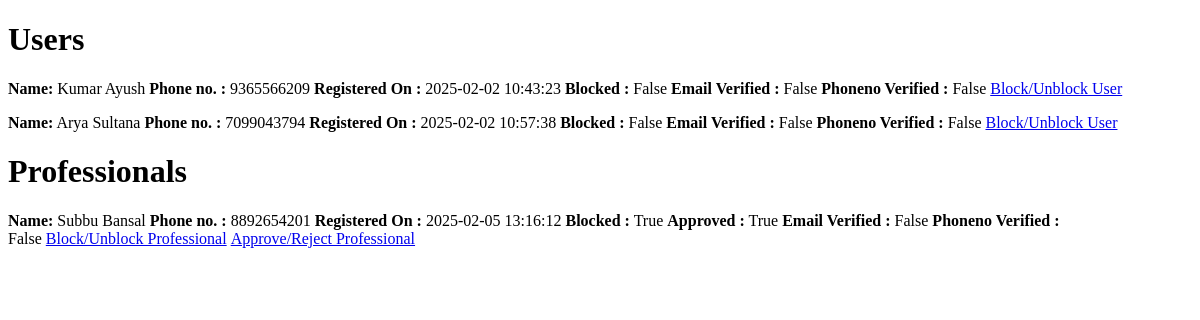
Page /admin (signed in) on the earlier database version.
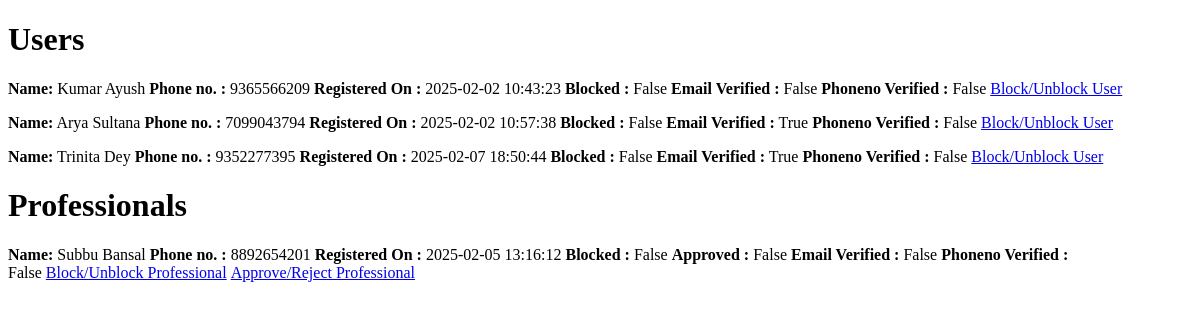
Same page on the later database version.
### models.py (models this page shows, shortened)
class User(UserMixin,db.Model):
    __tablename__="user"
    u_id=db.Column(db.Integer,autoincrement=True,primary_key=True)
    u_f_name=db.Column(db.String,nullable=False,unique=True)
    u_l_name = db.Column(db.String, nullable=False, unique=True)
    date_registred=db.Column(db.DateTime,default=db.func.current_timestamp())
    u_city=db.Column(db.String)
    u_address=db.Column(db.String)
    u_phoneno=db.Column(db.Integer,unique=True,nullable=False)
    u_email=db.Column(db.String,unique=True,nullable=False)
    u_pwd=db.Column(db.String,nullable=False)
    u_img_profile=db.Column(db.String)
    isBlock = db.Column(db.Boolean, default=False)
    e_verification = db.Column(db.Boolean, default=False)
    p_verification = db.Column(db.Boolean, default=False)

class Professional(UserMixin,db.Model):
    __tablename__="professional"
    p_id=db.Column(db.Integer,autoincrement=True,primary_key=True)
    p_f_name=db.Column(db.String,nullable=False,unique=True)
    p_l_name = db.Column(db.String, nullable=False, unique=True)
    p_date_registred=db.Column(db.DateTime,default=db.func.current_timestamp())
    p_city=db.Column(db.String)
    p_address=db.Column(db.String)
    p_phoneno=db.Column(db.Integer,unique=True,nullable=False)
    p_email=db.Column(db.String,unique=True,nullable=False)
    p_pwd=db.Column(db.String,nullable=False)
    p_img_profile=db.Column(db.String)
    isBlock = db.Column(db.Boolean, default=False)
    isApproved=db.Column(db.Boolean,default=False)
    e_verification = db.Column(db.Boolean, default=False)
    p_verification = db.Column(db.Boolean, default=False)

### main.py (the view)
@app.route('/admin',methods=["GET","POST"])
@login_required
def admin():
    try:
        users = User.query.all()
        professionals = Professional.query.all()
        return render_template("admin.html", users=users, professionals=professionals)
    except:
        print("admin login exception")
        return redirect(url_for("admin_login"))

### main.py (called while the page is built)
@login_manager.user_loader
def load_user(user_id):
    parts=str(user_id).split("-")
    if len(parts)!=2:
        return None
    user_type,user_id=parts
    if user_type=="user":
        return User.query.get(int(user_id))
    elif user_type=="prof":
        return Professional.query.get(int(user_id))
    elif user_type=="admin":
        return Admin.query.get(int(user_id))
    else:
        return None

### templates/admin.html (shortened to what this page needs)
<!DOCTYPE html>
<html lang="en">
<head>
</head>
<body>
<h1>Users</h1>
{% for i in users %}
<p><b>Name:</b> {{i.u_f_name}} {{i.u_l_name}}&nbsp;<b>Phone no. :</b> {{i.u_phoneno}}&nbsp;<b>Registered On :</b> {{i.date_registred}}&nbsp;<b>Blocked :</b> {{i.isBlock}}&nbsp;<b>Email Verified :</b> {{i.e_verification}}&nbsp;<b>Phoneno Verified :</b> {{i.p_verification}}&nbsp;<a href="admin/block/{{'user'}}/{{i.u_id}}">Block/Unblock User</a></p>
{% endfor %}
<h1>Professionals</h1>
{% for i in professionals %}
<p><b>Name:</b> {{i.p_f_name}} {{i.p_l_name}}&nbsp;<b>Phone no. :</b> {{i.p_phoneno}}&nbsp;<b>Registered On :</b> {{i.p_date_registred}}&nbsp;<b>Blocked :</b> {{i.isBlock}}&nbsp;<b>Approved :</b> {{i.isApproved}}&nbsp;<b>Email Verified :</b> {{i.e_verification}}&nbsp;<b>Phoneno Verified :</b> {{i.p_verification}}&nbsp;<a href="admin/block/{{'professional'}}/{{i.p_id}}">Block/Unblock Professional</a>&nbsp;<a href="admin/approve/{{'professional'}}/{{i.p_id}}">Approve/Reject Professional</a></p>
{% endfor %}
</body>
</html>

Differences in the rows shown:
changed User "Arya": e_verification "False" → "True"
added User: u_f_name "Trinita", u_l_name "Dey", u_phoneno "9352277395", date_registred "2025-02-07 18:50:44", isBlock "False", e_verification "True", p_verification "False"
changed Professional "Subbu": isBlock "True" → "False"; isApproved "True" → "False"
